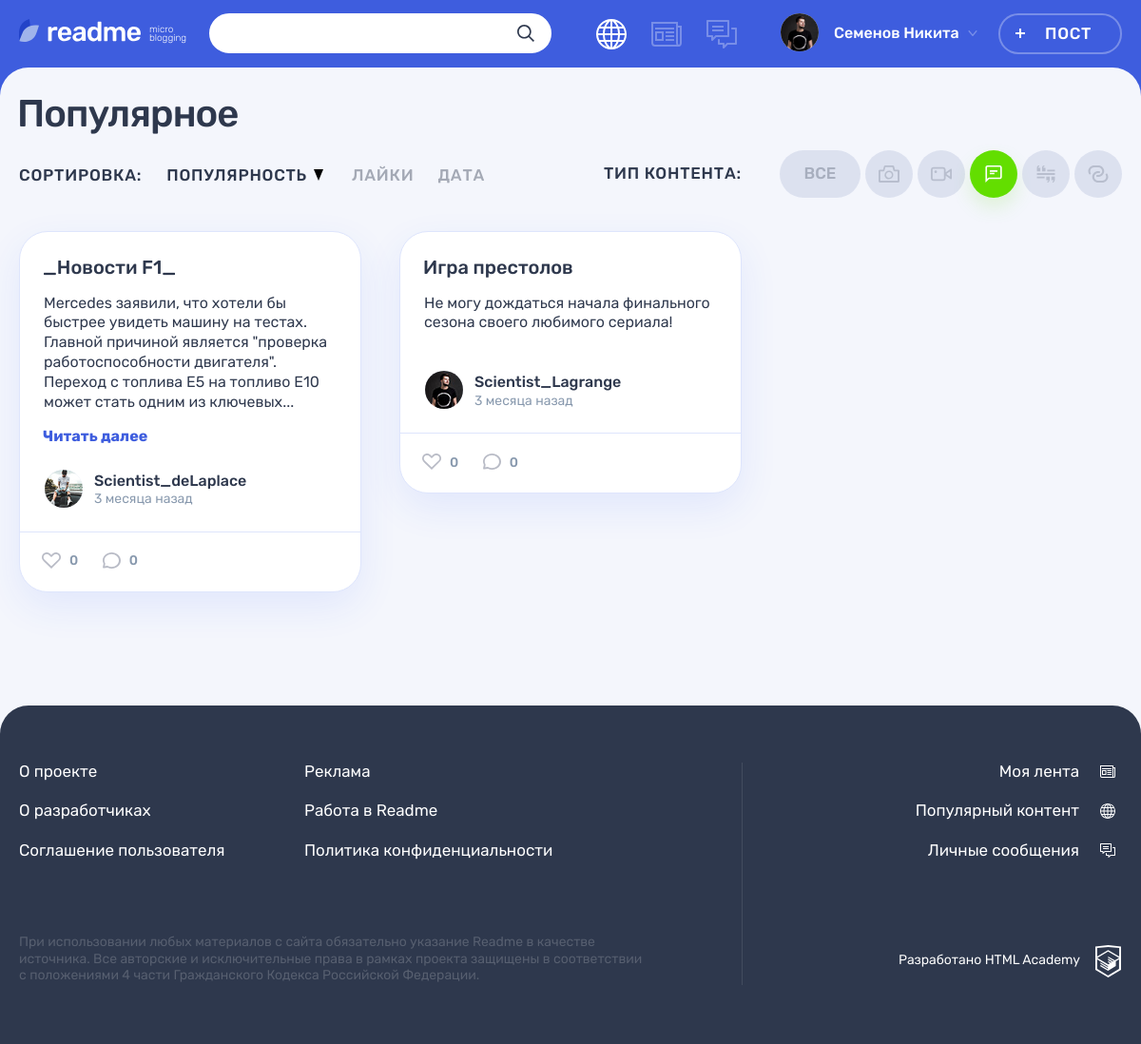
/index.php?content_type_id=3, run on the app's committed database.
### tables this page shows
CREATE TABLE content_types (
  id INT AUTO_INCREMENT PRIMARY KEY,
  type_title CHAR(8),
  class_icon CHAR(8),
  alias VARCHAR(8)
);

CREATE TABLE posts (
  id INT AUTO_INCREMENT PRIMARY KEY,
  creation_date DATETIME,
  title VARCHAR(64) NOT NULL,
  text TEXT,
  quote_author VARCHAR(64),
  img VARCHAR(255),
  video VARCHAR(255),
  link VARCHAR(255),
  view_count INT,
  user_id INT,
  content_types_id INT
);

CREATE TABLE users (
  id INT AUTO_INCREMENT PRIMARY KEY,
  registration_date DATETIME,
  email VARCHAR(320) NOT NULL,
  login VARCHAR(255) NOT NULL,
  password CHAR(64) NOT NULL,
  avatar VARCHAR(255)
);

### helpers.php (called while the page is built, shortened)
<?php
function get_noun_plural_form(int $number, string $one, string $two, string $many): string
{
    $number = (int)$number;
    $mod10 = $number % 10;
    $mod100 = $number % 100;
    switch (true) {
        case ($mod100 >= 11 && $mod100 <= 20):
            return $many;
        case ($mod10 > 5):
            return $many;
        case ($mod10 >= 2 && $mod10 <= 4):
            return $two;
        default:
            return $many;
    }
}
function include_template($name, array $data = [])
{
    $name = 'templates/' . $name;
    extract($data);
    require $name;
    $result = ob_get_clean();
    return $result;
}

### utils.php (called while the page is built, shortened)
<?php
function text_cut($text, $quantity = 300) {
    $start_length = iconv_strlen($text);
    $process_length = 0;
    $count = 0;
    if ($start_length <= $quantity) {
        $new_text = $text;
    }
    else {
        $words = explode(" ",  $text);
        while ($process_length <= $quantity) {
            $word_length = iconv_strlen($words[$count]);
            $process_length = $process_length + $word_length + 1;
            $count = $count + 1;
        }
        $count = $count - 2 + 1;
        $new_words = array_slice($words, 0, $count, false);
        $new_text = implode(" ", $new_words);
        $new_text .= "...";
    }
    return $new_text;
}
function post_date($date_str, $back): array {
    $date = date_create($date_str);
    $date_format_str = date_format($date, 'Y-m-d H:i');
    $cur_date = date_create('now');
    $diff = date_diff($date, $cur_date);
    $diff_count_i = date_interval_format($diff, "%i");
    $diff_count_h = date_interval_format($diff, "%h");
    $diff_count_d = date_interval_format($diff, "%d");
    $diff_count_m = date_interval_format($diff, "%m");
    $rel_date = 0;
    if ($diff_count_i > 0 && $diff_count_i  < 60) {
        $rel_date = $diff_count_i . get_noun_plural_form($diff_count_i, ' минута ', ' минуты ', ' минут ') . $back;
    }
    if ($diff_count_h >= 1 && $diff_count_h  < 24) {
        $rel_date = $diff_count_h . get_noun_plural_form($diff_count_h, ' час ', ' часа ', ' часов ') . $back;
    }
    if ($diff_count_d >= 7 && $diff_count_d < 30) {
        $rel_date = floor($diff_count_d / 7) . get_noun_plural_form(floor($diff_count_d / 7), ' неделю ', ' недели ', ' недель ') . $back;
    }
    if ($diff_count_m > 1) {
        $rel_date = $diff_count_m . get_noun_plural_form($diff_count_m, ' месяц ', ' месяца ', ' месяцев ') . $back;
    }
    return [$date_format_str, $rel_date];
}
function get_db($sql_query): array {
    $result = mysqli_query(require 'db.php', $sql_query);
    $array = mysqli_fetch_all($result, MYSQLI_ASSOC);
    return($array);
}
function get_posts_from_db($sorting, $sort_type, $limit, $filter_id): array {
    if ($filter_id != NULL) {
    $query = sprintf("SELECT posts.id, users.login, users.avatar, content_types.type_title, content_types.alias, creation_date, posts.title, text, quote_author, img, video, link, view_count, user_id, content_types_id
FROM posts
INNER JOIN content_types ON posts.content_types_id = content_types.id
INNER JOIN users ON posts.user_id = users.id
WHERE content_types.id = %d
ORDER BY %s %s LIMIT %d",  $filter_id, $sorting, $sort_type, $limit);
    }
    $array = get_db($query);
    return($array);
}
function get_types_from_db(): array {
    $query = "SELECT type_title, class_icon, alias FROM content_types";
    $array = get_db($query);
    return($array);
}
function get_post_css_class($alias): string {
    switch ($alias !== '') {
        case ($alias === 'text'):
            return 'post-text';
    }
}
function get_button_css_class($type_alias): string {
    switch ($type_alias !== '') {
        case ($type_alias === 'photo'):
            $filters__button = 'filters__button--photo';
            break;
        case ($type_alias === 'video'):
            $filters__button = 'filters__button--video';
            break;
        case ($type_alias === 'text'):
            $filters__button = 'filters__button--text';
            break;
        case ($type_alias === 'quote'):
            $filters__button = 'filters__button--quote';
            break;
        case ($type_alias === 'link'):
            $filters__button = 'filters__button--link';
            break;
    }
    return $filters__button;
}
function get_id_for_content_type($type_alias): int {
    switch ($type_alias !== '') {
        case ($type_alias === 'photo'):
            $id = 1;
            break;
        case ($type_alias === 'video'):
            $id = 2;
            break;
        case ($type_alias === 'text'):
            $id = 3;
            break;
        case ($type_alias === 'quote'):
            $id = 4;
            break;
        case ($type_alias === 'link'):
            $id = 5;
            break;
    }
    return $id;
}
function is_button_active($url_id, $type_id): string {
    $button_active = '';
    if ($url_id == $type_id) {
        $button_active = 'filters__button--active';
    }
    return $button_active;
}
function get_link_for_type_button($type_id): string {
    return sprintf('index.php?content_type_id=%d',$type_id);
}
function get_link_for_post($post_id): string {
    return sprintf('post.php?id=%d',$post_id);
}

### db.php (called while the page is built, shortened)
<?php
$con = mysqli_connect("127.0.0.1", "root", "", "2025455-readme-12");
mysqli_set_charset($con, "utf8");
return $con;

### templates/main.php (the view, shortened to what this page needs)
<div class="container">
        <h1 class="page__title page__title--popular">Популярное</h1>
    </div>
    <div class="popular container">
        <div class="popular__filters-wrapper">
            <div class="popular__sorting sorting">
                <b class="popular__sorting-caption sorting__caption">Сортировка:</b>
                <ul class="popular__sorting-list sorting__list">
                    <li class="sorting__item sorting__item--popular">
                        <a class="sorting__link sorting__link--active" href="#">
                            <span>Популярность</span>
                            <svg class="sorting__icon" width="10" height="12">
                                <use xlink:href="#icon-sort"></use>
                            </svg>
                        </a>
                    </li>
                    <li class="sorting__item">
                        <a class="sorting__link" href="#">
                            <span>Лайки</span>
                        </a>
                    </li>
                    <li class="sorting__item">
                        <a class="sorting__link" href="#">
                            <span>Дата</span>
                        </a>
                    </li>
                </ul>
            </div>
            <div class="popular__filters filters">
                <b class="popular__filters-caption filters__caption">Тип контента:</b>
                <ul class="popular__filters-list filters__list">
                    <li class="popular__filters-item popular__filters-item--all filters__item filters__item--all">
                        <a class="filters__button filters__button--ellipse filters__button--all <?=($content_type_id == '') ? 'filters__button--active' : ''?>" href="../index.php">
                            <span>Все</span>
                        </a>
                    </li>
                    <?php foreach ($types as $type): ?>
                    <?php $id = get_id_for_content_type($type['alias'])?>
                    <li class="popular__filters-item filters__item">
                        <a class="filters__button <?=get_button_css_class($type['alias'])?> button <?=is_button_active($content_type_id, $id)?>" href=<?=get_link_for_type_button($id)?>>
                            <svg class="filters__icon" width="22" height="18">
                                <use xlink:href="<?=get_button_icon_url($type['alias'])?>"></use>
                            </svg>
                        </a>
                    </li>
                    <?php endforeach; ?>
                </ul>
            </div>
        </div>
        <div class="popular__posts">
            <?php foreach ($posts as $index=>$post): ?>
                <?php $css_class = get_post_css_class($post['alias']); ?>
                <article class="popular__post post <?=$css_class?>">
                    <header class="post__header">
                        <h2><a href="<?=get_link_for_post($post['id'])?>"><?=htmlspecialchars($post['title'])?></a></h2>
                    </header>
                    <div class="post__main">
                        <?php if ($post['type_title'] === 'Цитата'): ?>
                            <blockquote>
                                <p>
                                    <?= htmlspecialchars($post['text']) ?>
                                </p>
                                <cite><?= htmlspecialchars($post['quote_author']) ?></cite>
                            </blockquote>
                        <?php elseif ($post['type_title'] === 'Текст'): ?>
                            <?php $final_text = text_cut($post['text'], 200); ?>
                            <p><?= htmlspecialchars($final_text) ?></p>
                            <?php if ($final_text !== $post['text']):?>
                                <a class="post-text__more-link" href="#">Читать далее</a>
                            <?php endif; ?>
                        <?php elseif ($post['type_title'] === 'Фото'): ?>
                            <div class="post-photo__image-wrapper">
                                <img src="<?=get_photo_file_path($post['img'])?>" alt="Фото от пользователя" width="360" height="240">
                            </div>
                        <?php endif; ?>
                    </div>
                    <footer class="post__footer">
                        <div class="post__author">
                            <a class="post__author-link" href="#" title="Автор">
                                <div class="post__avatar-wrapper">
                                    <img class="post__author-avatar" src="img/<?= $post['avatar'] ?>" alt="Аватар пользователя">
                                </div>
                                <div class="post__info">
                                    <b class="post__author-name"><?= htmlspecialchars($post['login']) ?></b>
                                    <?php $date = $post['creation_date'];
                                    [$formatted_date, $relative_date] = post_date($date, 'назад'); ?>
                                    <time class="post__time" datetime="<?=$date?>" title="<?=$formatted_date?>"><?=$relative_date?></time>
                                </div>
                            </a>
                        </div>
                        <div class="post__indicators">
                            <div class="post__buttons">
                                <a class="post__indicator post__indicator--likes button" href="#" title="Лайк">
                                    <svg class="post__indicator-icon" width="20" height="17">
                                        <use xlink:href="#icon-heart"></use>
                                    </svg>
                                    <span>0</span>
                                </a>
                                <a class="post__indicator post__indicator--comments button" href="#" title="Комментарии">
                                    <svg class="post__indicator-icon" width="19" height="17">
                                        <use xlink:href="#icon-comment"></use>
                                    </svg>
                                    <span>0</span>
                                </a>
                            </div>
                        </div>
                    </footer>
                </article>
            <?php endforeach; ?>
        </div>
    </div>

### data on the page
posts: title "_Новости F1_", text "Mercedes заявили, что хотели бы быстрее увидеть машину на тестах. Главной причиной является \"проверка работоспособности двигателя\". Переход с топлива E5 на топливо E10 может стать одним из ключевых...", shows "Читать далее", user.avatar (picture), user.login "Scientist_deLaplace", relative_date "3 месяца назад"
posts: title "Игра престолов", text "Не могу дождаться начала финального сезона своего любимого сериала!", user.avatar (picture), user.login "Scientist_Lagrange", relative_date "3 месяца назад"

### other printed values
$user_name "Семенов Никита"
